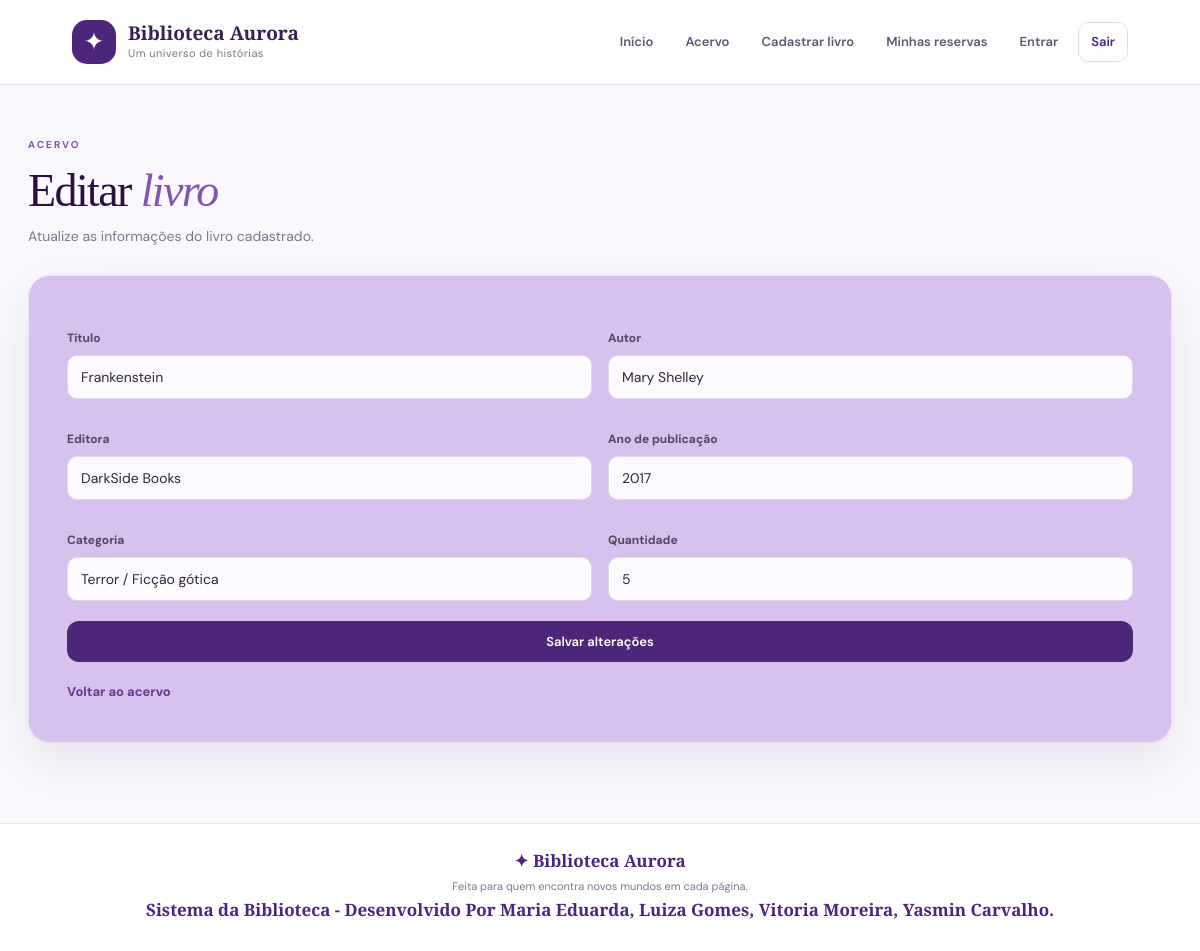
The page /livros/editar.php?id=1 (signed in) on the database as committed earlier.
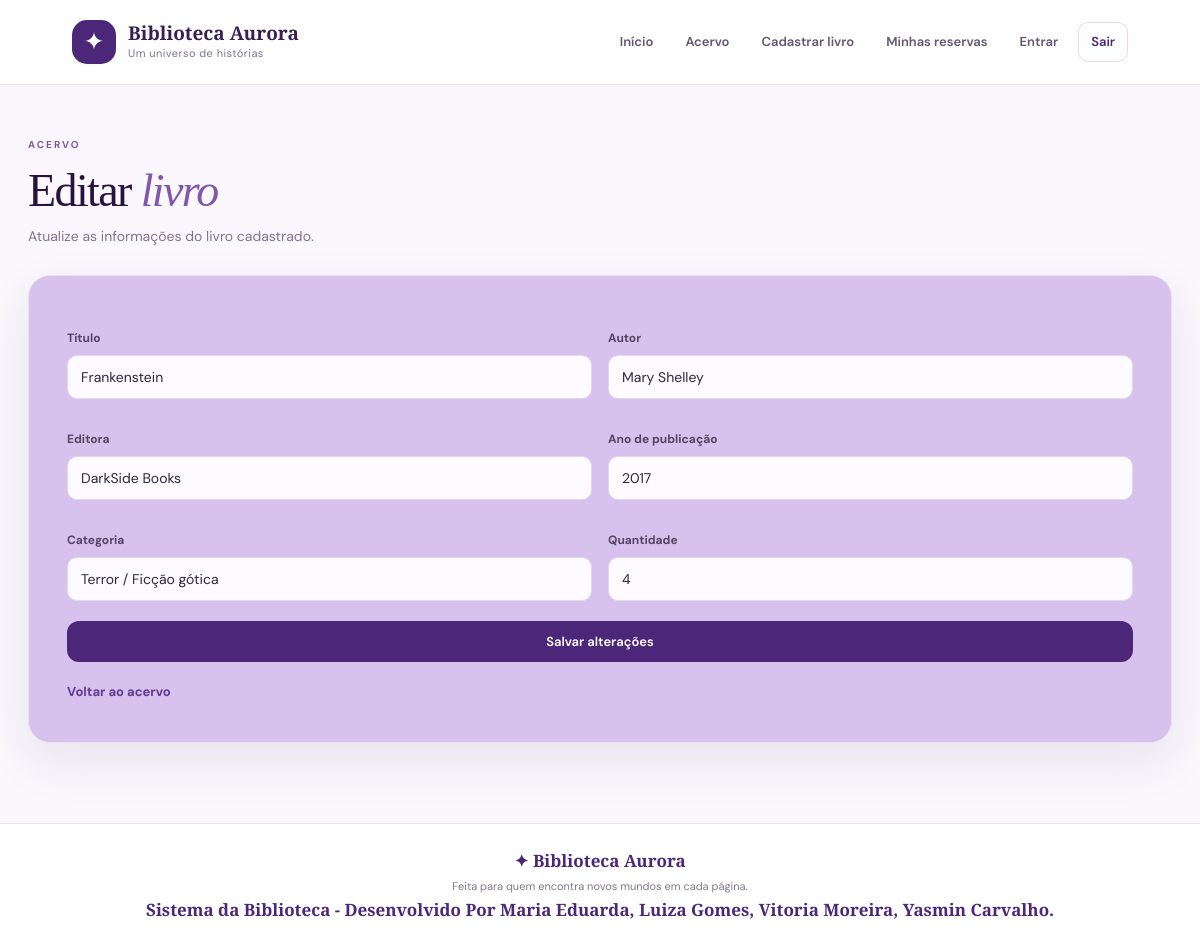
The same page on the database as committed later.
### tables this page shows
CREATE TABLE `livros` (
  `id` int(11) NOT NULL,
  `titulo` varchar(100) NOT NULL,
  `Autor` varchar(100) NOT NULL,
  `Editora` varchar(100) DEFAULT NULL,
  `categoria` varchar(100) DEFAULT NULL,
  `ano_publicacao` int(11) DEFAULT NULL,
  `quantidade` int(11) NOT NULL
);

### livros/editar.php (the view, shortened to what this page needs)
<?php
require __DIR__ . '/../conexao.php';
$mensagem = '';
$id = filter_input(INPUT_GET, 'id', FILTER_VALIDATE_INT);
if (!$id || $id <= 0) {
    if ($mensagem === '') {
        $mensagem = 'ID do livro inválido ou não informado.';
    }
    $livros = null;
} elseif (!isset($livros)) {
    $sql = "SELECT * FROM livros WHERE id = ?";
    $stmt = mysqli_prepare($conexao, $sql);
    if (!$stmt) {
        error_log('Erro ao preparar consulta: ' . mysqli_error($conexao));
        $mensagem = 'Não foi possível consultar o livro.';
        $livros = null;
    } else {
        mysqli_stmt_bind_param($stmt, 'i', $id);
        mysqli_stmt_execute($stmt);
        $resultado = mysqli_stmt_get_result($stmt);
        $livros = mysqli_fetch_assoc($resultado);
    }
}
require __DIR__ . '/../cabecalho.php';
?>
<main class="content-main">
    <div class="page-heading">
        <div>
            <span class="eyebrow">ACERVO</span>
            <h1>Editar <em>livro</em></h1>
            <p>Atualize as informações do livro cadastrado.</p>
        </div>
    </div>
    <?php if ($livros): ?>
        <div class="panel">
            <form action="editar.php" method="POST" class="app-form">
                <div class="form-grid">
                    <div>
                        <label for="titulo">Título</label>
                        <input
                            type="text"
                            id="titulo"
                            name="titulo"
                            value="<?php echo htmlspecialchars($livros['titulo'] ?? '', ENT_QUOTES, 'UTF-8'); ?>"
                            required
                        >
                    </div>
                    <div>
                        <label for="autor">Autor</label>
                        <input
                            type="text"
                            id="autor"
                            name="autor"
                            value="<?php echo htmlspecialchars($livros['Autor'] ?? '', ENT_QUOTES, 'UTF-8'); ?>"
                            required
                        >
                    </div>
                    <div>
                        <label for="editora">Editora</label>
                        <input
                            type="text"
                            id="editora"
                            name="editora"
                            value="<?php echo htmlspecialchars($livros['Editora'] ?? '', ENT_QUOTES, 'UTF-8'); ?>"
                        >
                    </div>
                    <div>
                        <label for="ano_publicacao">Ano de publicação</label>
                        <input
                            type="number"
                            id="ano_publicacao"
                            name="ano_publicacao"
                            value="<?php echo htmlspecialchars((string) ($livros['ano_publicacao'] ?? ''), ENT_QUOTES, 'UTF-8'); ?>"
                        >
                    </div>
                    <div>
                        <label for="categoria">Categoria</label>
                        <input
                            type="text"
                            id="categoria"
                            name="categoria"
                            value="<?php echo htmlspecialchars($livros['categoria'] ?? '', ENT_QUOTES, 'UTF-8'); ?>"
                        >
                    </div>
                    <div>
                        <label for="quantidade">Quantidade</label>
                        <input
                            type="number"
                            id="quantidade"
                            name="quantidade"
                            min="0"
                            value="<?php echo (int) ($livros['quantidade'] ?? 0); ?>"
                            required
                        >
                    </div>
                </div>
                <button type="submit" class="button button-primary button-full">
                    Salvar alterações
                </button>
                <a href="listar.php" class="text-link">
                    Voltar ao acervo
                </a>
            </form>
        </div>
    <?php endif; ?>
</main>
<?php require __DIR__ . '/../rodape.php'; ?>

Rows that differ between the two databases and show on the page:
changed livros "Frankenstein": quantidade "5" → "4"
